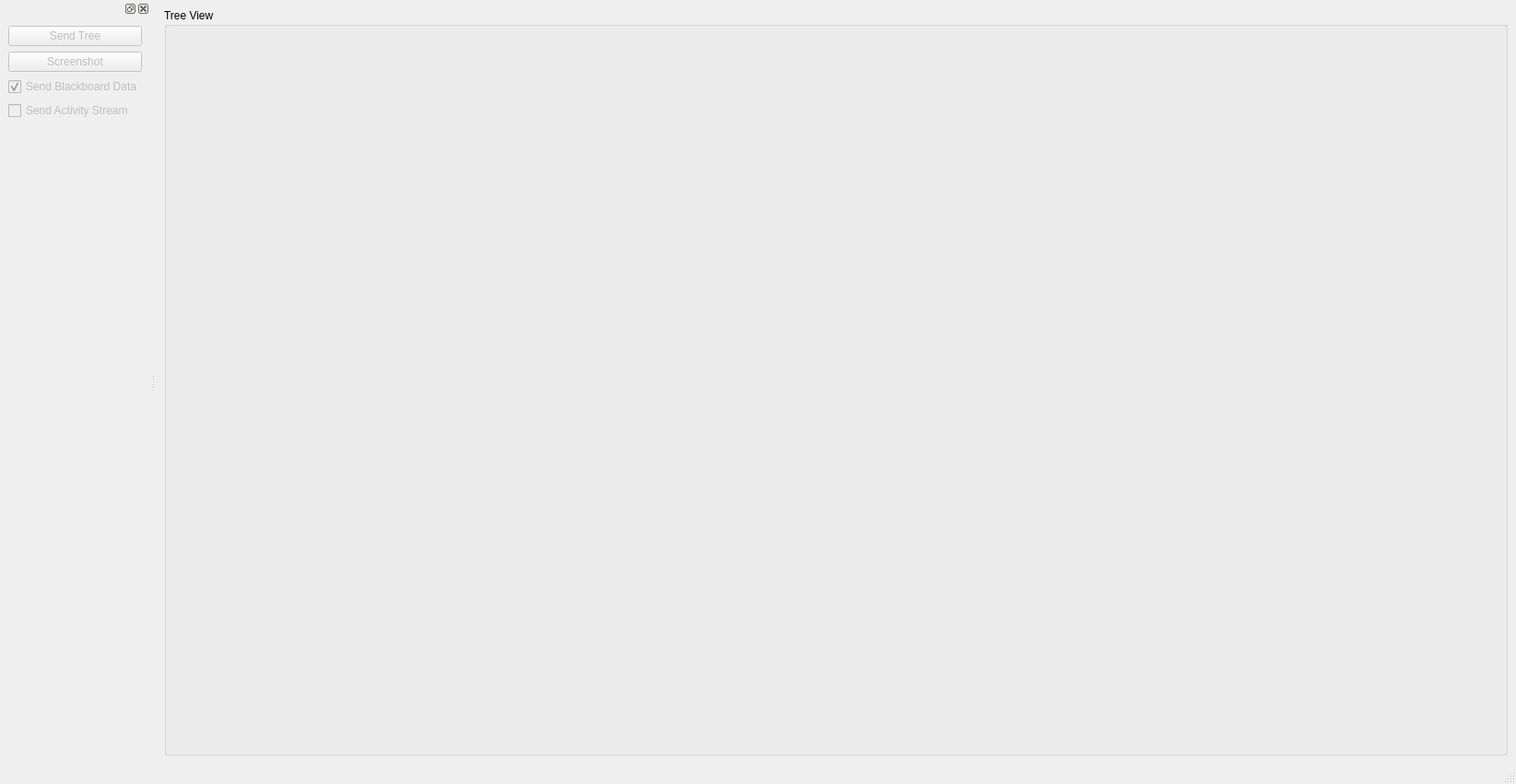
<?xml version="1.0" encoding="UTF-8"?>
<ui version="4.0">
 <class>MainWindow</class>
 <widget class="QMainWindow" name="MainWindow">
  <property name="geometry">
   <rect>
    <x>0</x>
    <y>0</y>
    <width>1645</width>
    <height>851</height>
   </rect>
  </property>
  <property name="windowTitle">
   <string>PyTrees Viewer</string>
  </property>
  <property name="windowIcon">
   <iconset resource="images.qrc">
    <normaloff>:/images/tuxrobot.png</normaloff>:/images/tuxrobot.png</iconset>
  </property>
  <widget class="QWidget" name="central_display">
   <layout class="QHBoxLayout" name="central_horizontal_layout">
    <item>
     <widget class="WebViewGroupBox" name="web_view_group_box">
      <property name="title">
       <string>Tree View</string>
      </property>
     </widget>
    </item>
   </layout>
  </widget>
  <widget class="QMenuBar" name="menubar">
   <property name="geometry">
    <rect>
     <x>0</x>
     <y>0</y>
     <width>1645</width>
     <height>29</height>
    </rect>
   </property>
   <property name="defaultUp">
    <bool>false</bool>
   </property>
  </widget>
  <widget class="QStatusBar" name="statusbar"/>
  <widget class="QDockWidget" name="dock_widget">
   <attribute name="dockWidgetArea">
    <number>1</number>
   </attribute>
   <widget class="QWidget" name="dock_widget_contents">
    <layout class="QVBoxLayout" name="verticalLayout">
     <item>
      <widget class="QPushButton" name="send_button">
       <property name="enabled">
        <bool>false</bool>
       </property>
       <property name="text">
        <string>Send Tree</string>
       </property>
      </widget>
     </item>
     <item>
      <widget class="QPushButton" name="screenshot_button">
       <property name="enabled">
        <bool>false</bool>
       </property>
       <property name="text">
        <string>Screenshot</string>
       </property>
      </widget>
     </item>
     <item>
      <widget class="QCheckBox" name="send_blackboard_data_checkbox">
       <property name="enabled">
        <bool>false</bool>
       </property>
       <property name="text">
        <string>Send Blackboard Data</string>
       </property>
       <property name="checkable">
        <bool>true</bool>
       </property>
       <property name="checked">
        <bool>true</bool>
       </property>
      </widget>
     </item>
     <item>
      <widget class="QCheckBox" name="send_activity_stream_checkbox">
       <property name="enabled">
        <bool>false</bool>
       </property>
       <property name="text">
        <string>Send Activity Stream</string>
       </property>
       <property name="checked">
        <bool>false</bool>
       </property>
      </widget>
     </item>
     <item>
      <spacer name="vertical_spacer">
       <property name="orientation">
        <enum>Qt::Vertical</enum>
       </property>
       <property name="sizeHint" stdset="0">
        <size>
         <width>20</width>
         <height>218</height>
        </size>
       </property>
      </spacer>
     </item>
    </layout>
   </widget>
  </widget>
 </widget>
 <customwidgets>
  <customwidget>
   <class>WebViewGroupBox</class>
   <extends>QGroupBox</extends>
   <header>py_trees_js.viewer.web_view</header>
   <container>1</container>
  </customwidget>
 </customwidgets>
 <resources>
  <include location="images.qrc"/>
 </resources>
 <connections/>
</ui>
